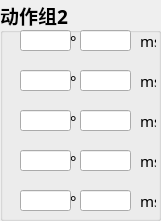
     <widget class="QGroupBox" name="groupBox_7">
      <property name="geometry">
       <rect>
        <x>240</x>
        <y>0</y>
        <width>161</width>
        <height>221</height>
       </rect>
      </property>
      <property name="font">
       <font>
        <family>宋体</family>
        <pointsize>14</pointsize>
        <weight>75</weight>
        <bold>true</bold>
       </font>
      </property>
      <property name="title">
       <string>动作组2</string>
      </property>
      <widget class="QLineEdit" name="lineEdit_41">
       <property name="geometry">
        <rect>
         <x>20</x>
         <y>30</y>
         <width>51</width>
         <height>21</height>
        </rect>
       </property>
       <property name="font">
        <font>
         <family>宋体</family>
         <pointsize>11</pointsize>
         <weight>50</weight>
         <bold>false</bold>
        </font>
       </property>
      </widget>
      <widget class="QLabel" name="label_68">
       <property name="geometry">
        <rect>
         <x>70</x>
         <y>30</y>
         <width>16</width>
         <height>21</height>
        </rect>
       </property>
       <property name="font">
        <font>
         <family>宋体</family>
         <pointsize>11</pointsize>
         <weight>50</weight>
         <bold>false</bold>
        </font>
       </property>
       <property name="text">
        <string>°</string>
       </property>
      </widget>
      <widget class="QLabel" name="label_69">
       <property name="geometry">
        <rect>
         <x>70</x>
         <y>70</y>
         <width>16</width>
         <height>21</height>
        </rect>
       </property>
       <property name="font">
        <font>
         <family>宋体</family>
         <pointsize>11</pointsize>
         <weight>50</weight>
         <bold>false</bold>
        </font>
       </property>
       <property name="text">
        <string>°</string>
       </property>
      </widget>
      <widget class="QLabel" name="label_70">
       <property name="geometry">
        <rect>
         <x>70</x>
         <y>110</y>
         <width>16</width>
         <height>21</height>
        </rect>
       </property>
       <property name="font">
        <font>
         <family>宋体</family>
         <pointsize>11</pointsize>
         <weight>50</weight>
         <bold>false</bold>
        </font>
       </property>
       <property name="text">
        <string>°</string>
       </property>
      </widget>
      <widget class="QLabel" name="label_71">
       <property name="geometry">
        <rect>
         <x>70</x>
         <y>150</y>
         <width>16</width>
         <height>21</height>
        </rect>
       </property>
       <property name="font">
        <font>
         <family>宋体</family>
         <pointsize>11</pointsize>
         <weight>50</weight>
         <bold>false</bold>
        </font>
       </property>
       <property name="text">
        <string>°</string>
       </property>
      </widget>
      <widget class="QLabel" name="label_72">
       <property name="geometry">
        <rect>
         <x>70</x>
         <y>190</y>
         <width>16</width>
         <height>21</height>
        </rect>
       </property>
       <property name="font">
        <font>
         <family>宋体</family>
         <pointsize>11</pointsize>
         <weight>50</weight>
         <bold>false</bold>
        </font>
       </property>
       <property name="text">
        <string>°</string>
       </property>
      </widget>
      <widget class="QLabel" name="label_73">
       <property name="geometry">
        <rect>
         <x>140</x>
         <y>30</y>
         <width>16</width>
         <height>21</height>
        </rect>
       </property>
       <property name="font">
        <font>
         <family>宋体</family>
         <pointsize>11</pointsize>
         <weight>50</weight>
         <bold>false</bold>
        </font>
       </property>
       <property name="text">
        <string>ms</string>
       </property>
      </widget>
      <widget class="QLabel" name="label_74">
       <property name="geometry">
        <rect>
         <x>140</x>
         <y>110</y>
         <width>16</width>
         <height>21</height>
        </rect>
       </property>
       <property name="font">
        <font>
         <family>宋体</family>
         <pointsize>11</pointsize>
         <weight>50</weight>
         <bold>false</bold>
        </font>
       </property>
       <property name="text">
        <string>ms</string>
       </property>
      </widget>
      <widget class="QLabel" name="label_75">
       <property name="geometry">
        <rect>
         <x>140</x>
         <y>190</y>
         <width>16</width>
         <height>21</height>
        </rect>
       </property>
       <property name="font">
        <font>
         <family>宋体</family>
         <pointsize>11</pointsize>
         <weight>50</weight>
         <bold>false</bold>
        </font>
       </property>
       <property name="text">
        <string>ms</string>
       </property>
      </widget>
      <widget class="QLabel" name="label_76">
       <property name="geometry">
        <rect>
         <x>140</x>
         <y>150</y>
         <width>16</width>
         <height>21</height>
        </rect>
       </property>
       <property name="font">
        <font>
         <family>宋体</family>
         <pointsize>11</pointsize>
         <weight>50</weight>
         <bold>false</bold>
        </font>
       </property>
       <property name="text">
        <string>ms</string>
       </property>
      </widget>
      <widget class="QLabel" name="label_77">
       <property name="geometry">
        <rect>
         <x>140</x>
         <y>70</y>
         <width>16</width>
         <height>21</height>
        </rect>
       </property>
       <property name="font">
        <font>
         <family>宋体</family>
         <pointsize>11</pointsize>
         <weight>50</weight>
         <bold>false</bold>
        </font>
       </property>
       <property name="text">
        <string>ms</string>
       </property>
      </widget>
      <widget class="QLineEdit" name="lineEdit_42">
       <property name="geometry">
        <rect>
         <x>20</x>
         <y>70</y>
         <width>51</width>
         <height>21</height>
        </rect>
       </property>
       <property name="font">
        <font>
         <family>宋体</family>
         <pointsize>11</pointsize>
         <weight>50</weight>
         <bold>false</bold>
        </font>
       </property>
      </widget>
      <widget class="QLineEdit" name="lineEdit_43">
       <property name="geometry">
        <rect>
         <x>20</x>
         <y>110</y>
         <width>51</width>
         <height>21</height>
        </rect>
       </property>
       <property name="font">
        <font>
         <family>宋体</family>
         <pointsize>11</pointsize>
         <weight>50</weight>
         <bold>false</bold>
        </font>
       </property>
      </widget>
      <widget class="QLineEdit" name="lineEdit_44">
       <property name="geometry">
        <rect>
         <x>20</x>
         <y>150</y>
         <width>51</width>
         <height>21</height>
        </rect>
       </property>
       <property name="font">
        <font>
         <family>宋体</family>
         <pointsize>11</pointsize>
         <weight>50</weight>
         <bold>false</bold>
        </font>
       </property>
      </widget>
      <widget class="QLineEdit" name="lineEdit_45">
       <property name="geometry">
        <rect>
         <x>20</x>
         <y>190</y>
         <width>51</width>
         <height>21</height>
        </rect>
       </property>
       <property name="font">
        <font>
         <family>宋体</family>
         <pointsize>11</pointsize>
         <weight>50</weight>
         <bold>false</bold>
        </font>
       </property>
      </widget>
      <widget class="QLineEdit" name="lineEdit_46">
       <property name="geometry">
        <rect>
         <x>80</x>
         <y>30</y>
         <width>51</width>
         <height>21</height>
        </rect>
       </property>
       <property name="font">
        <font>
         <family>宋体</family>
         <pointsize>11</pointsize>
         <weight>50</weight>
         <bold>false</bold>
        </font>
       </property>
      </widget>
      <widget class="QLineEdit" name="lineEdit_47">
       <property name="geometry">
        <rect>
         <x>80</x>
         <y>70</y>
         <width>51</width>
         <height>21</height>
        </rect>
       </property>
       <property name="font">
        <font>
         <family>宋体</family>
         <pointsize>11</pointsize>
         <weight>50</weight>
         <bold>false</bold>
        </font>
       </property>
      </widget>
      <widget class="QLineEdit" name="lineEdit_48">
       <property name="geometry">
        <rect>
         <x>80</x>
         <y>110</y>
         <width>51</width>
         <height>21</height>
        </rect>
       </property>
       <property name="font">
        <font>
         <family>宋体</family>
         <pointsize>11</pointsize>
         <weight>50</weight>
         <bold>false</bold>
        </font>
       </property>
      </widget>
      <widget class="QLineEdit" name="lineEdit_49">
       <property name="geometry">
        <rect>
         <x>80</x>
         <y>150</y>
         <width>51</width>
         <height>21</height>
        </rect>
       </property>
       <property name="font">
        <font>
         <family>宋体</family>
         <pointsize>11</pointsize>
         <weight>50</weight>
         <bold>false</bold>
        </font>
       </property>
      </widget>
      <widget class="QLineEdit" name="lineEdit_50">
       <property name="geometry">
        <rect>
         <x>80</x>
         <y>190</y>
         <width>51</width>
         <height>21</height>
        </rect>
       </property>
       <property name="font">
        <font>
         <family>宋体</family>
         <pointsize>11</pointsize>
         <weight>50</weight>
         <bold>false</bold>
        </font>
       </property>
      </widget>
     </widget>
